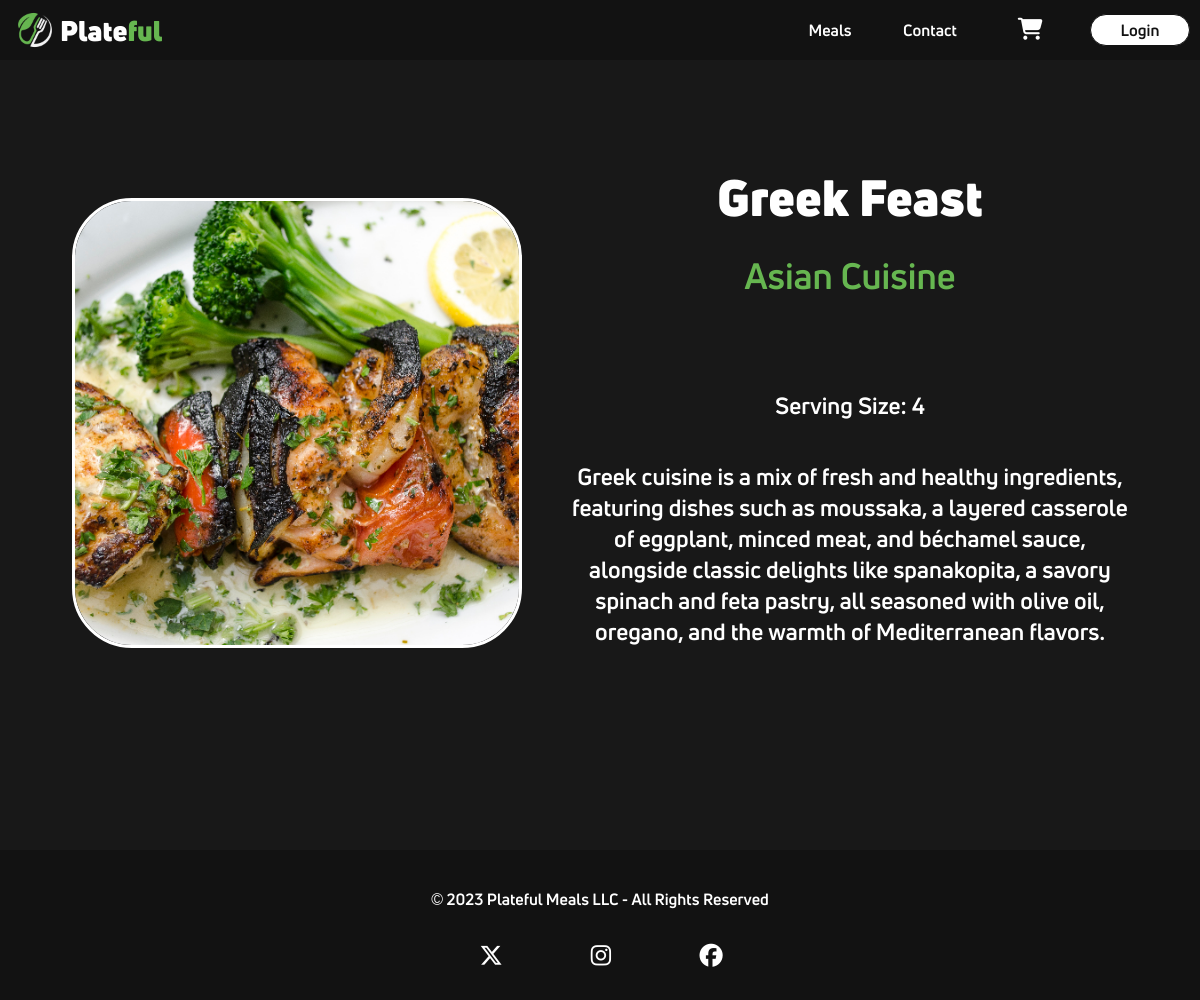
/mealdetails.php?id=3, run on the app's committed database.
### tables this page shows
CREATE TABLE `prepmeals` (
  `id` int(11) NOT NULL,
  `title` varchar(130) NOT NULL,
  `price` decimal(5,2) NOT NULL,
  `category_id` tinyint(4) NOT NULL,
  `serving_size` int(11) NOT NULL,
  `image` varchar(130) NOT NULL,
  `description` text NOT NULL
);

CREATE TABLE `categories` (
  `category_id` tinyint(4) NOT NULL,
  `Category` varchar(25) NOT NULL,
  `description` text DEFAULT NULL
);

### includes/database.php (called while the page is built, shortened)
<?php
$tblMeals = "prepmeals";
$tblCategory = "categories";

### mealdetails.php (the view, shortened to what this page needs)
<?php
require_once('includes/header.php');
require_once ('includes/database.php');
$id = filter_input(INPUT_GET, 'id', FILTER_SANITIZE_NUMBER_INT);
$sql =  "SELECT $tblMeals.*, $tblCategory.Category
 FROM $tblMeals, $tblCategory
 WHERE $tblMeals.category_id = $tblCategory.category_id
 AND id=$id";
$query = $conn->query($sql);
$row = $query->fetch_assoc();
?>
    <div class="details-wrapper">
        <div class="meal-img">
            <img src="<?=$row['image']?>" alt="<?=$row['title']?>">
        </div>
        <div class="meal-description">
            <h2><?=$row['title']?></h2>
            <h4><?= $row['Category'] ?></h4>
            <p>Serving Size: <?= $row['serving_size'] ?></p>
            <p><?= $row['description'] ?></p>
        </div>
    </div>
    </div>
<?php
include('includes/footer.php');

### www/css/styles.css (style rules this page uses)
* { margin: 0; padding: 0; box-sizing: border-box; }
html, body { height: 100%; font-family: "UniBold", sans-serif; background-color: #181818; color: #fff; }
h1, h2, h3, h4, h5, h6, p { margin-bottom: 16px; }
.details-wrapper { display: flex; min-height: 850px; align-items: center; justify-content: space-evenly; width: 88%; margin: 0 auto; }
.details-wrapper .meal-img img { width: 450px; height: 450px; object-fit: cover; border-radius: 60px; border: 3px solid #fff; }
.details-wrapper .meal-description { margin-left: 50px; display: flex; flex-direction: column; align-items: center; }
.details-wrapper .meal-description h2 { font-family: "UniBlack", sans-serif; font-size: 50px; margin-bottom: 20px; }
.details-wrapper .meal-description h4 { font-size: 36px; color: #66B650; margin-bottom: 90px; }
.details-wrapper .meal-description p { margin-bottom: 40px; font-size: 23px; max-width: 600px; text-align: center; }

### data on the page
prepmeals: title "Greek Feast", category.Category "Asian Cuisine", serving_size "4", description "Greek cuisine is a mix of fresh and healthy ingredients, featuring dishes such as moussaka, a layered casserole of eggplant, minced meat, and béchamel sauce, alongside classic delights like spanakopita, a savory spinach and feta pastry, all seasoned with olive oil, oregano, and the warmth of Mediterranean flavors."
